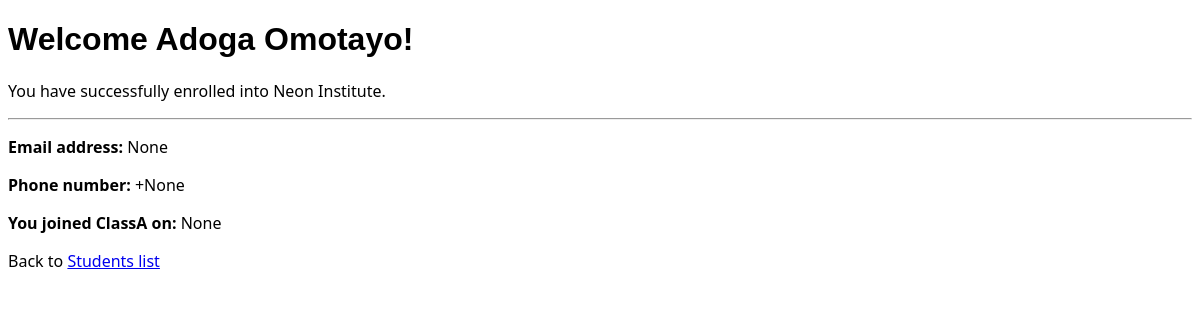
Page /students/dashboard/2 on the earlier database version.
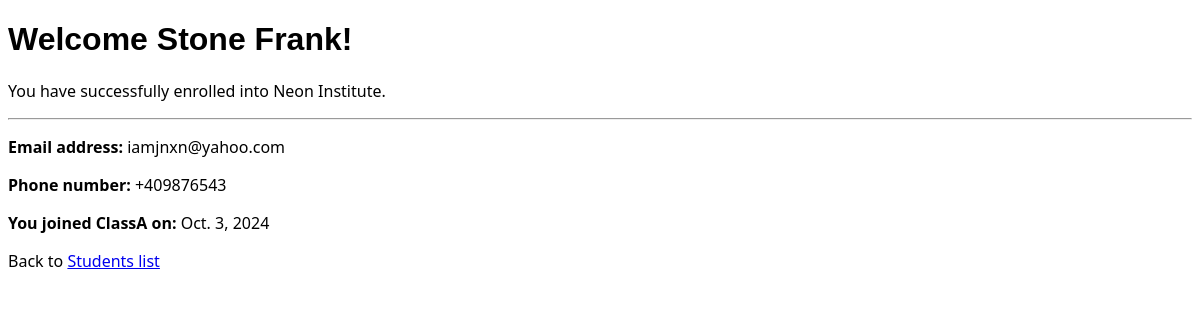
Same page on the later database version.
### students/models.py (models this page shows)
class Student(models.Model):
    firstname = models.CharField(max_length=255)
    lastname = models.CharField(max_length=255)
    phone_number = models.IntegerField(null=True)
    email = models.EmailField(null=True)
    date_joined = models.DateField(null=True)

### students/views.py (the view)
# urls.py: path('students/dashboard/<int:id>', views.dashboard, name='dashboard'),
def dashboard(request, id):
  student = Student.objects.get(id=id)
  template = loader.get_template('students/dashboard.html')
  context = {
    'student': student,
  }
  return HttpResponse(template.render(context, request))

### students/templates/students/dashboard.html (shortened to what this page needs)
<!DOCTYPE html>
<html lang="en">
<head>
</head>
<body style="font-family: 'Segoe UI', Tahoma, Geneva, Verdana, sans-serif;">
    <h1 style="font-family:'Trebuchet MS', 'Lucida Sans Unicode', 'Lucida Grande', 'Lucida Sans', Arial, sans-serif; font-weight: light;">Welcome {{student.lastname}} <strong>{{student.firstname}}</strong>!</h1>
    <p>You have successfully enrolled into Neon Institute.</p>
    <hr/>
    <p><strong>Email address:</strong> {{ student.email }}</p>
    <p><strong>Phone number:</strong> +{{ student.phone_number }}</p>
    <p><strong>You joined ClassA on:</strong> {{ student.date_joined }}</p>
    <p>Back to <a href="/students">Students list</a></p>
</body>
</html>

Differences in the rows shown:
changed Student: lastname "Adoga" → "Stone"; firstname "Omotayo" → "Frank"; email "None" → "iamjnxn@yahoo.com"; phone_number "None" → "409876543"; date_joined "None" → "Oct. 3, 2024"
